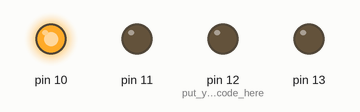
The sketch below on a simulated Arduino Uno, built with avr-gcc and run on an emulated ATmega328P. On the bench: output pins drawn as LEDs (lit = HIGH).

Above: at 0.5 s.
At 3.5 s:
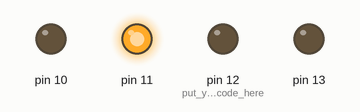
At 6.5 s:
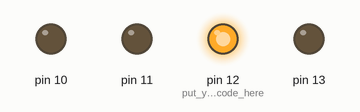
At 9.5 s:
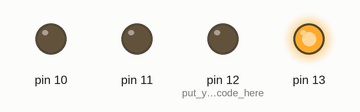
At 14.0 s:
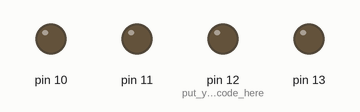
Timing chart, 0 to 15.6 s (numbered marks = the images above):
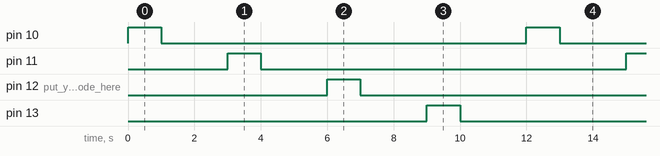

The sketch:

multipleLEDblink.ino
```cpp
/*The program is used to blink the LED light for an infinite loop for mutiple LED light*/
void setup()
{
 pinMode(12,OUTPUT);// put your setup code here, to run once:
 pinMode(10,OUTPUT);
 pinMode(11,OUTPUT);
 pinMode(13,OUTPUT);
}

void loop() {
  for(int i=10;i<=13;i++)
  {
 digitalWrite(i,HIGH);
 delay(1000);
 digitalWrite(i,LOW);
 delay(2000);// put your main code here, to run repeatedly:
  }
}
```

Measured:
- by itself, pin 10, pin 11, pin 12 (put_your_setup_code_here), pin 13: alternates HIGH for 1.0 s and LOW for 11.0 s
- by itself, everything shown: repeats every 12.0 s, in 8 steps
